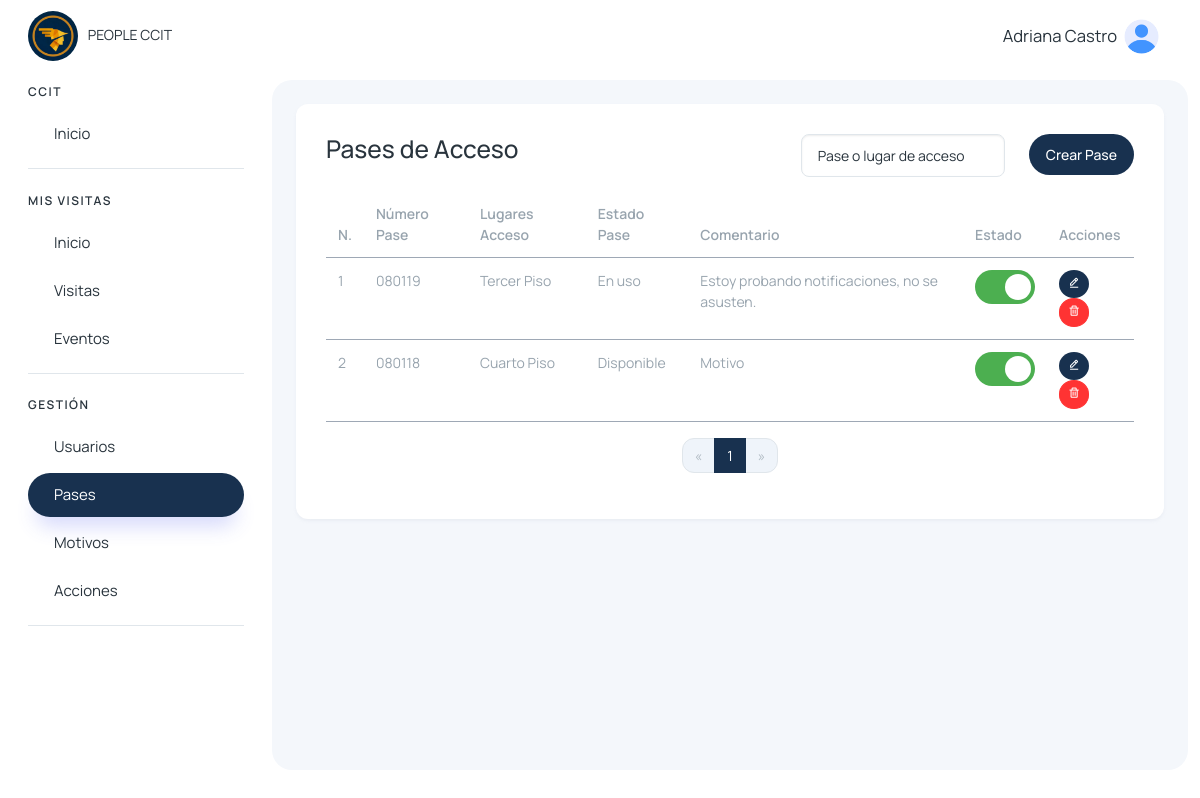
Screenshot of /pases/ (signed in) with the database file from the repository.
### pases/models.py (models this page shows, shortened)
class PaseAcceso(models.Model):
    numero_pase = models.CharField(max_length=50, unique=True)
    lugares_acceso = models.TextField()
    estado = models.CharField(max_length=50, choices=[('activo', 'Activo'), ('inactivo', 'Inactivo')])
    estado_pase = models.CharField(max_length=50)
    comentario_reporte = models.CharField(max_length=500, null=True, blank=True)
    created_at = models.DateTimeField(auto_now_add=True)
    updated_at = models.DateTimeField(auto_now=True)

### pases/views.py (the view)
# urls.py: path('', include('pases.urls')),
@login_required
def pases(request):
    pases_base = PaseAcceso.objects.all()
    paginator_pases = Paginator(pases_base, 10)
    page_pases = request.GET.get('page_pases')
    pases = paginator_pases.get_page(page_pases)
    return render(request, 'pases/pases.html', {
        'pases': pases
    })

### usuarios/templatetags/menu_tags.py (called while the page is built)
@register.simple_tag(takes_context=True)
def active(context, *url_names):
    request = context.get('request')
    if not request:
        return ''
    current_url = request.resolver_match.url_name
    if current_url in url_names:
        return 'active'
    return ''

### visitantes/context_processors.py (called while the page is built)
def grupos_usuario(request):
    if request.user.is_authenticated:
        grupos = request.user.groups.all()
        usuarios = User.objects.filter(is_active=True)  # Solo usuarios activos
    else:
        grupos = []
        usuarios = []
    return {
        'user_grupos': grupos,
        'users': usuarios,
    }

### templates/pases/pases.html (shortened to what this page needs)
{% extends 'layout/layout.html' %}
{% block content %}
{% load static %}
<div>
    <div class="row" data-aos="zoom-in">
        <div class="col">
            <h3 class="mb-3">Pases de Acceso</h3>
        </div>
        <div class="col-auto d-flex justify-content-end">
            <form method="get" action="{% url 'buscar_pase' %}">
                <input type="search" class="form-control" name="search" placeholder="Pase o lugar de acceso" value="{{ search_query }}">
            </form>
        </div>
        <div class="col-auto d-flex justify-content-end">
            <a href="{% url 'crear_pase' %}" class="btn btn-custom mb-3">Crear Pase</a>
        </div>
    </div>
    <table class="table table-hover table-sm" data-aos="zoom-in">
        <thead>
            <tr>
                <th>N.</th>
                <th>Número Pase</th>
                <th>Lugares Acceso</th>
                <th>Estado Pase</th>
                <th>Comentario</th>
                <th>Estado</th>
                <th>Acciones</th>
            </tr>
        </thead>
        <tbody>
            {% for pase in pases %}
                <tr>
                    <td>{{ forloop.counter }}</td>
                    <td>{{ pase.numero_pase }}</td>
                    <td>{{ pase.lugares_acceso }}</td>
                    <td>{{ pase.estado_pase }}</td>
                    <td>
                        {% if pase.comentario_reporte %}
                            {{ pase.comentario_reporte }}
                        {% endif %}
                    </td>
                    <td>
                        <label class="ios-switch">
                            <span class="slider"></span>
                        </label>
                    </td>
                    <td>
                        <a href="{% url 'editar_pase' pase.id %}" class="btn btn-custom btn-sm btn-edit"><i class='bx bx-edit-alt'></i></a>
                        <button class="btn btn-danger btn-sm btn-delete" data-url="{% url 'delete_user' user.id %}" data-bs-toggle="modal" data-bs-target="#modalEliminarPase{{pase.id}}">
                            <i class='bx bx-trash'></i>
                        </button>
                    </td>
                </tr>
            {% empty %}
                <tr>
                    <td colspan="7" class="text-center">No hay pases.</td>
                </tr>
            {% endfor %}
        </tbody>
    </table>
    <nav aria-label="Paginación de visitas agendadas" data-aos="zoom-in">
        <ul class="pagination justify-content-center">
            {% if pases.has_previous %}
                <li class="page-item">
                    <a class="page-link" href="?page_pases={{ pases.previous_page_number }}" aria-label="Anterior">
                        <span aria-hidden="true">&laquo;</span>
                    </a>
                </li>
            {% else %}
                <li class="page-item disabled">
                    <span class="page-link">&laquo;</span>
                </li>
            {% endif %}
            {% for num in pases.paginator.page_range %}
                {% if pases.number == num %}
                    <li class="page-item active">
                        <span class="page-link">{{ num }}</span>
                    </li>
                {% else %}
                    <li class="page-item">
                        <a class="page-link" href="?page_pases={{ num }}">{{ num }}</a>
                    </li>
                {% endif %}
            {% endfor %}
            {% if pases.has_next %}
                <li class="page-item">
                    <a class="page-link" href="?page_pases={{ pases.next_page_number }}" aria-label="Siguiente">
                        <span aria-hidden="true">&raquo;</span>
                    </a>
                </li>
            {% else %}
                <li class="page-item disabled">
                    <span class="page-link">&raquo;</span>
                </li>
            {% endif %}
        </ul>
    </nav>
</div>
{% endblock %}

### templates/layout/layout.html (shortened to what this page needs)
{% load static %}
{% load menu_tags %}
<!DOCTYPE html>
<html lang="en">
<head>
    <link href='https://unpkg.com/boxicons@2.1.4/css/boxicons.min.css' rel='stylesheet'>
    <link href="https://unpkg.com/aos@2.3.1/dist/aos.css" rel="stylesheet">
    <link rel="stylesheet" href="https://cdn.jsdelivr.net/npm/sweetalert2@11.4.4/dist/sweetalert2.min.css">
    <link rel="stylesheet" href="{% static '/assets/css/styles.min.css' %}" />
</head>
<body>
  <div class="page-wrapper" id="main-wrapper" data-layout="vertical" data-navbarbg="skin6" data-sidebartype="full"
  data-sidebar-position="fixed" data-header-position="fixed">
    <aside class="left-sidebar">
        <div>
            <div class="brand-logo d-flex align-items-center justify-content-between">
                <a href="{% url 'home' %}" class="text-nowrap logo-img">
                    <img class="rounded-circle" width="50" src="{% static '/img/logo.png' %}" alt="logo" style="margin-right: 7px" />
                    PEOPLE CCIT
                </a>
            </div>
            <nav class="sidebar-nav scroll-sidebar" data-simplebar="">
                <ul id="sidebarnav">
                    <li class="nav-small-cap">
                        <span class="hide-menu">CCIT</span>
                    </li>
                    <li class="sidebar-item">
                        <a class="sidebar-link" href="{% url 'home' %}" aria-expanded="false">
                            <span class="hide-menu">Inicio</span>
                        </a>
                    </li>
                    {% for grupo in user_grupos %}
                        {% if grupo.name == "visitas_colaborador_group" or grupo.name == 'visitas_it_group' or grupo.name == "super_admin" %}
                            <li class="nav-small-cap">
                                <span class="hide-menu">MIS VISITAS</span>
                            </li>
                            <li class="sidebar-item">
                                <a class="sidebar-link {% active 'colaboradores_home' 'buscar_inicio_colaborador' %}" href="{% url 'colaboradores_home' %}" aria-expanded="false">
                                    <span class="hide-menu">Inicio</span>
                                </a>
                            </li>
                            <li class="sidebar-item">
                                <a class="sidebar-link {% active 'visitas_colaborador' 'buscar_visitas_colaborador' 'colaboradores-nueva-visita' 'salida_mea_visita' 'detalle_visita_agendada' 'detalle_visita_dentro' 'nueva-visita-agendada' 'editar_visita_agendada' %}" href="{% url 'visitas_colaborador' %}" aria-expanded="false">
                                    <span class="hide-menu">Visitas</span>
                                </a>
                            </li>
                            <li class="sidebar-item">
                                <a class="sidebar-link {% active 'eventos_capacitaciones_colaborador' 'buscar_eventos_colaborador' 'nuevo_evento' 'actualizar_participante' 'detalles_evento_visitas' 'detalles_evento' %}" href="{% url 'eventos_capacitaciones_colaborador' %}" aria-expanded="false">
                                    <span class="hide-menu">Eventos</span>
                                </a>
                            </li>
                        {% endif %}
                    {% endfor %}
                    {% for grupo in user_grupos %}
                        {% if grupo.name == "visitas_it_group" or grupo.name == "super_admin" %}
                            <li class="nav-small-cap">
                                <span class="hide-menu">GESTIÓN</span>
                            </li>
                            <li class="sidebar-item">
                                <a class="sidebar-link {% active 'user_list' 'buscar_user' 'edit_user' 'delete_user' 'reset_user_password' 'create_user' 'cambiar_estado_usuario' 'reset_password' 'change_password_reset' %}" href="{% url 'user_list' %}" aria-expanded="false">
                                    <span class="hide-menu">Usuarios</span>
                                </a>
                            </li>
                            <li class="sidebar-item">
                                <a class="sidebar-link {% active 'pases' 'buscar_pase' 'crear_pase' 'editar_pase' %}" href="{% url 'pases' %}" aria-expanded="false">
                                    <span class="hide-menu">Pases</span>
                                </a>
                            </li>
                            <li class="sidebar-item">
                                <a class="sidebar-link {% active 'motivos' %}" href="{% url 'motivos' %}" aria-expanded="false">
                                    <span class="hide-menu">Motivos</span>
                                </a>
                            </li>
                            <li class="sidebar-item">
                                <a class="sidebar-link {% active 'acciones' %}" href="{% url 'acciones' %}" aria-expanded="false">
                                    <span class="hide-menu">Acciones</span>
                                </a>
                            </li>
                        {% endif %}
                    {% endfor %}
                </ul>
            </nav>
        </div>
    </aside>
  <div class="body-wrapper">
    <header class="app-header">
        <nav class="navbar navbar-expand-lg navbar-light">
            <div class="navbar-collapse justify-content-end px-0" id="navbarNav">
                <ul class="navbar-nav flex-row ms-auto align-items-center justify-content-end">
                    <li class="nav-item dropdown">
                        <a class="nav-link " href="javascript:void(0)" id="drop2" data-bs-toggle="dropdown"
                            aria-expanded="false">
                            <small style="font-size: smaller; margin-right: 7px;">
                                {{request.user.first_name}} {{request.user.last_name}}
                            </small>
                            <img src="{% static '/img/home/user.png' %}" alt="" width="35" height="35" class="rounded-circle">
                        </a>
                    </li>
                </ul>
            </div>
        </nav>
    </header>
            <div class="body-wrapper-inner">
                <div class="container-fluid">
                    <div class="card">
                        <div class="card-body">
                            {% block content %} {% endblock %}
                        </div>
                    </div>
                </div>
            </div>
        </div>
    </div>
</body>
</html>

### templates/layout/layout.html (style rules this page uses)
tr { border-color: #18314f6b; }
.btn { border-radius: 25px; }
.sidebar-nav ul .sidebar-item.selected>.sidebar-link.active, .sidebar-nav ul .sidebar-item.selected>.sidebar-link, .sidebar-nav ul .sidebar-item>.sidebar-link.active { border-radius: 25px; }
.body-wrapper .container-fluid { max-width: 1500px; }

### templates/pases/pases.html (style rules this page uses)
.btn-edit { border-radius: 50%; }
.btn-delete { border-radius: 50%; }
.btn-custom { background-color: #18314F; color: white; }
.ios-switch { position: relative; display: inline-block; width: 60px; height: 34px; }
.ios-switch .slider { position: absolute; cursor: pointer; top: 0; left: 0; right: 0; bottom: 0; background-color: #ccc; transition: 0.4s; border-radius: 34px; }
.ios-switch .slider:before { position: absolute; content: ""; height: 26px; width: 26px; border-radius: 50%; left: 4px; bottom: 4px; background-color: white; transition: 0.4s; }
.ios-switch input:checked + .slider { background-color: #4CAF50; }
.ios-switch input:checked + .slider:before { transform: translateX(26px); }

### rows the page displays
PaseAcceso: numero_pase "080119", lugares_acceso "Tercer Piso", estado_pase "En uso", comentario_reporte "Estoy probando notificaciones, no se asusten."
PaseAcceso: numero_pase "080118", lugares_acceso "Cuarto Piso", estado_pase "Disponible", comentario_reporte "Motivo"

### other values shown
{{ request.user.first_name }} "Adriana"
{{ request.user.last_name }} "Castro"
{{ num }} "1"
